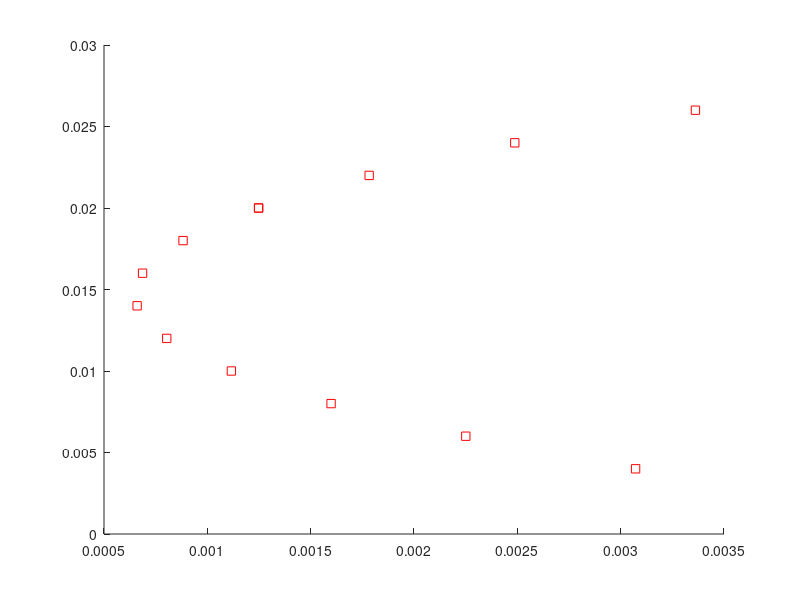

MATLAB code to generate this figure:
% ---------------------------------------------------------------------
% Book:         MVA
% ---------------------------------------------------------------------
% Quantlet:     MVAmeanvaroptline
% ---------------------------------------------------------------------
% Description:  MVAmeanvaroptline calculates and plots mean-variance 
%                efficient portfolios on a grid of mean returns.               
% ---------------------------------------------------------------------
% Usage:        MVAmeanvaroptline
% ---------------------------------------------------------------------
% Inputs:       none
% ---------------------------------------------------------------------
% Output:       Calculates and plots mean-variance efficient portfolios 
%               on a grid of mean returns.    
% ---------------------------------------------------------------------
% Example:      
% ---------------------------------------------------------------------
% Author:       Wolfgang Haerdle, Vladimir Georgescu, Song Song
% ---------------------------------------------------------------------

x1=load('ibm.dat');
x2=load('panam.dat');
x3=load('delta.dat');
x4=load('coned.dat');
x5=load('gerber.dat');
x6=load('texaco.dat');

x=[x1,x2,x3,x4,x5,x6];

mu=mean(x);
one(1:6,1)=1;
sigma=cov(x);
c=unifrnd(0,1:6);
c=c/sum(c);
plt=[0.5*(c*cov(x)*c'),(c*mu')];
s=inv(sigma);

l1=2*(0.02-(mu*s*one)/(one'*s*one))/(mu*s*mu'-(one'*s*mu'*mu*s*one)/(one'*s*one));
l2=(2-l1*one'*s*mu')/(one'*s*one);
copt=s*(l1*mu'+l2*one)/2;
pltopt=[0.5*(copt'*sigma*copt),(copt'*mu')];
ret=0.002;  

while ret<0.025
    ret=ret+0.002;
    s=inv(sigma);
    l1=2*(ret-(mu*s*one)/(one'*s*one))/(mu*s*mu'-(one'*s*mu'*mu*s*one)/(one'*s*one)) ;
    l2=(2-l1*one'*s*mu')/(one'*s*one);
    copt=s*(l1*mu'+l2*one)/2;
    pltopt=[pltopt;0.5*(copt'*sigma*copt),(copt'*mu')];
end

xlim([0 0.004]);
ylim([0 0.03]);
scatter(pltopt(:,1),pltopt(:,2),'r','s');
